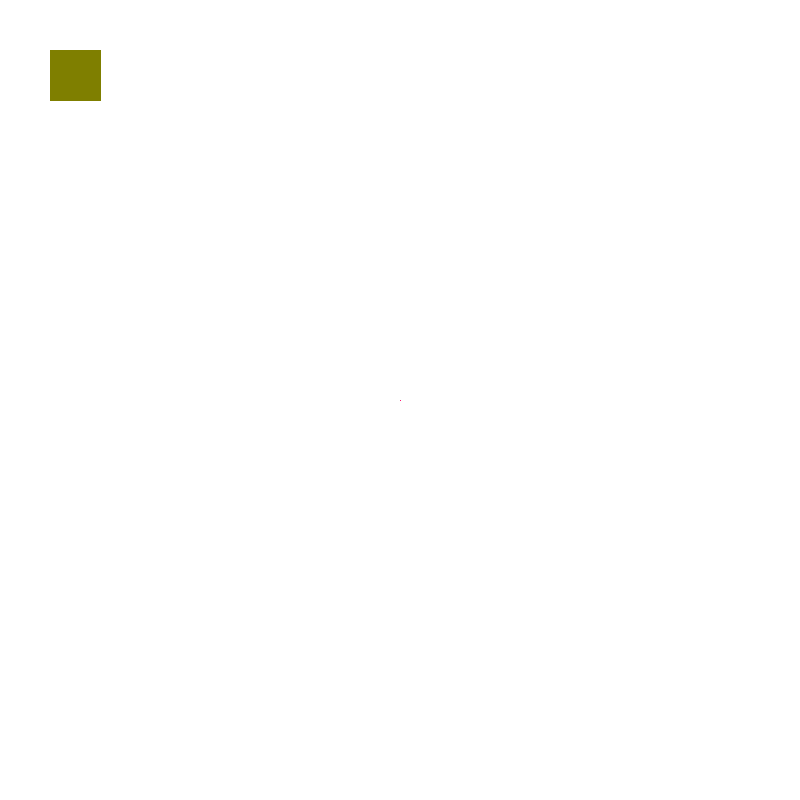
Frame 1 (no input)
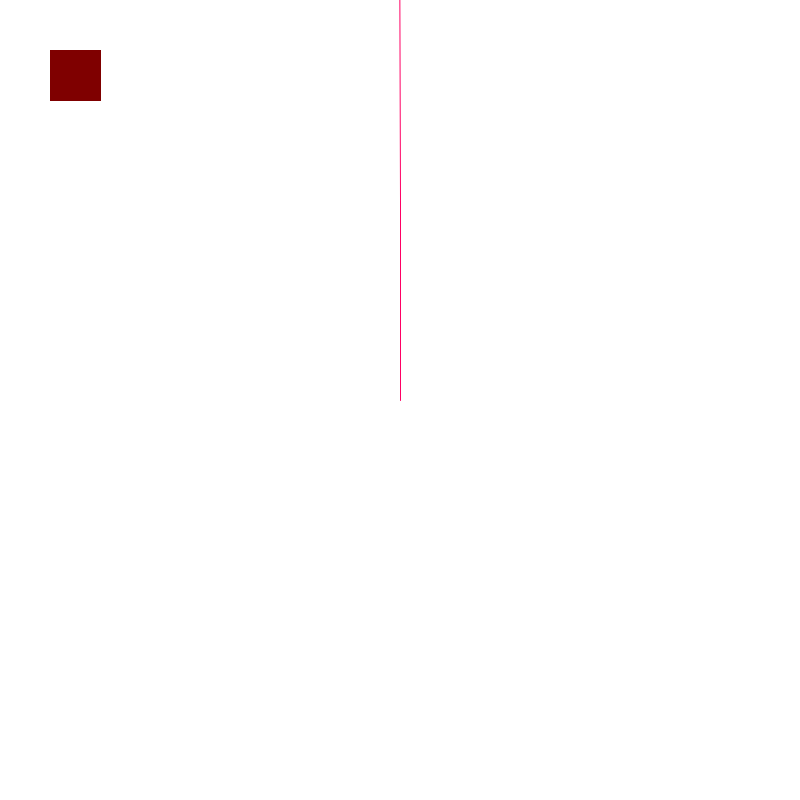
Frame 60 (the mouse pressed at the canvas centre just before this capture)
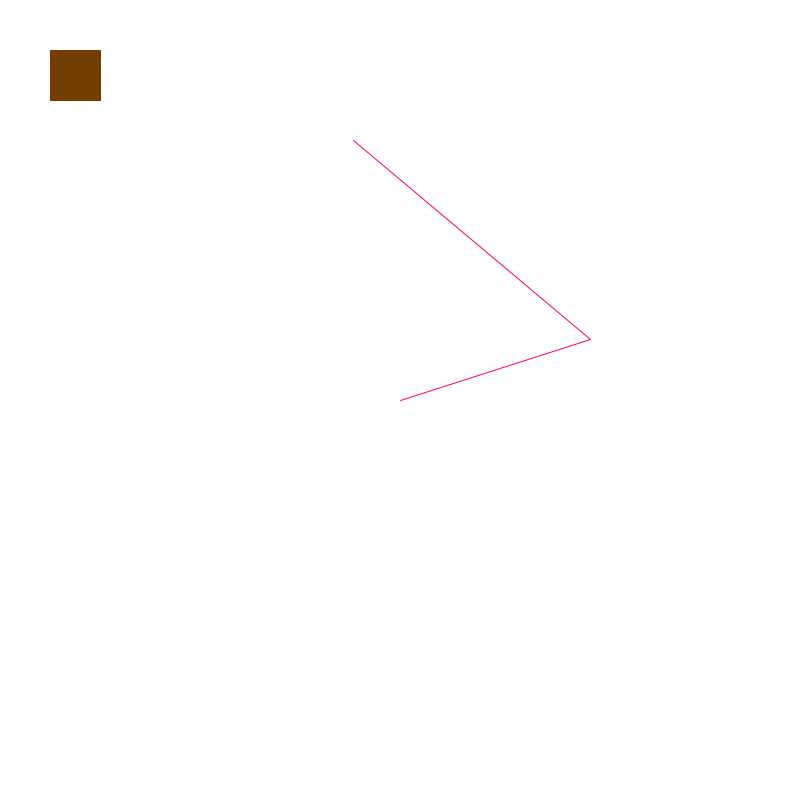
Frame 120 (the mouse held since frame 60 and released just before this capture)

The Processing sketch that drew these frames (run headless with seeded random() and noise(); from frame 60 on, the mouse is pressed at the canvas centre):

// Processing sketch: Doppio_pendolo
// ── Doppio_pendolo.pde
  public static double l1 = 200;
  public static double l2 = 310;
  
  public static double m1 = 40;
  public static double m2 = 40;
  
  public static double g = 1;
  
  public static double[] data = {Math.PI, Math.PI + 0.00001, 0, 0, 0, 0, 0, 0, 0, 0};
  
  public static int x0 = 400;
  public static int y0 = 400;
  
  public static double maxVel = g * Math.sqrt((2 * (1*l2 + 2*l2))/g);


public static double[] doubleP(double[] data) {
  
  double ang1 = data[0];
  double ang2 = data[1];
  
  double vel1 = data[2];
  double vel2 = data[3];
  
  double acc1 = data[4];
  double acc2 = data[5];
  
  double[] out = new double[10];
  
  double a = -g * (2*m1 + m2) * Math.sin(ang1);
  double b = -m2 * g * Math.sin(ang1 - 2*ang2);
  double c = -2 * Math.sin(ang1 -ang2) * m2;
  double d = vel2*vel2*l2 + vel1*vel1*l1*Math.cos(ang1 - ang2);
  double e = l1 * (2 * m1 + m2 - m2*Math.cos(2 * ang1 - 2 * ang2));
  
  out[4] = (a + b + c * d)/e;
  
  a = 2 * Math.sin(ang1 - ang2);
  b = (vel1 * vel1 * l1 * (m1 + m2));
  c = g * (m1 + m2) * Math.cos(ang1);
  d = vel2 * vel2 * l2 * m2 * Math.cos(ang1 - ang2);
  e = l2 * (2 * m1 + m2 - m2*Math.cos(2 * ang1 - 2 * ang2));
  
  out[5] = (a * (b + c + d)) / e;
  
  out[6] = l1 * Math.sin(ang1);
  out[7] = l1 * Math.cos(ang1);
  
  out[8] = out[6] + l2 * Math.sin(ang2);
  out[9] = out[7] + l2 * Math.cos(ang2);
  
  out[2] = vel1 + out[4];
  out[3] = vel2 + out[5];
  
  out[0] = ang1 + out[2];
  out[1] = ang2 + out[3];
  
  return out;
  
}

void setup() {
 
  size(800,800);
  
  background(0, 0, 0);

}

void draw() {
  
  background(255,255,255);
  
  float x1 = (float) (data[6] + x0);
  float y1 = (float) (data[7] + y0);
  
  float x2 = (float) (data[8] + x0);
  float y2 = (float) (data[9] + y0);
  
  stroke(255, 0, 100);
  
  line((float) x0, (float) y0, x1, y1);
  line((float) x1, (float) y1, x2, y2);
  
  int red = (int) (((x2 - x0 + l1 + l2)*255) / (2*l1 + 2*l2));
  int green = (int) (((y2 - y0 + l1 + l2)*255) / (2*l1 + 2*l2));
  int blue = (int) ((data[3] * 255) / maxVel);
  
  fill(red, green, blue);
  stroke(red, green, blue);
  
  
  rect(50, 50, 50, 50);
  
  data = doubleP(data);
  
}
